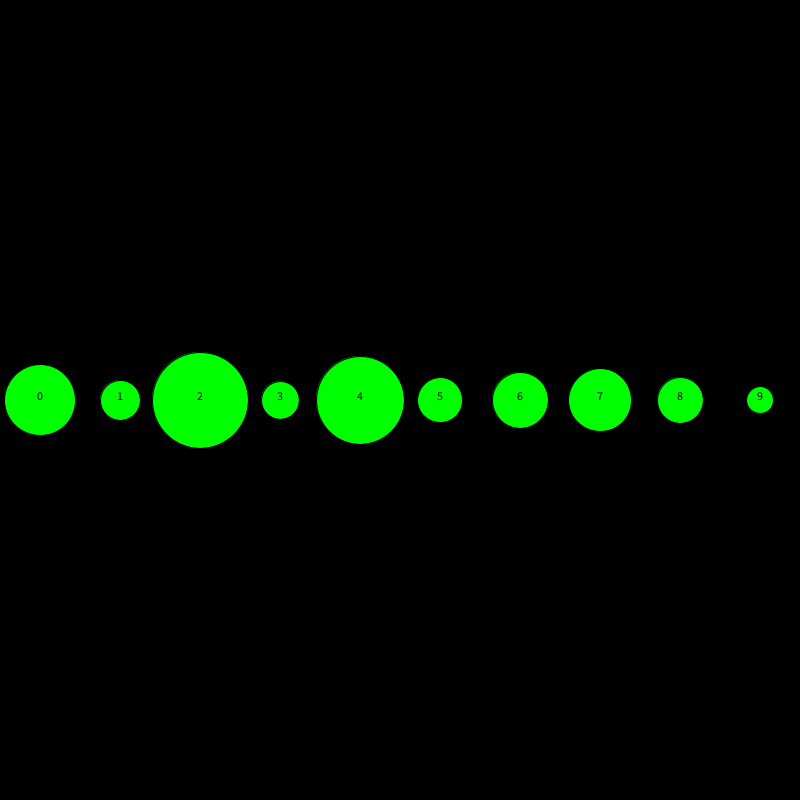
Frame 1 (no input)
Frame 60 (the mouse pressed at the canvas centre just before this capture): identical to frame 1, image omitted
Frame 120 (the mouse held since frame 60 and released just before this capture): identical to frame 1, image omitted

The Processing sketch that drew this single still picture (run headless with seeded random() and noise(); from frame 60 on, the mouse is pressed at the canvas centre):

// Processing sketch: SelectionsortCircles
// ── SelectionsortCircles.pde
////////PRESS 'S' TO SWITCH THE SORTING ORDER///////////////



Circle[] ArrayOfCircles = new Circle[10];

class Circle
{
  int CircleX;
  int CircleY = height/2;
  int CircleRadius;  //Changing Property


  Circle(int r)
  {    
    CircleRadius = r ;
  }
}

void setup()
{
  size(800, 800);
  background(0);
  int Spacing = width/ ArrayOfCircles.length ;  //spacing of the circles
  int Index = 0;
  while (Index < ArrayOfCircles.length)
  {
    ArrayOfCircles[Index] = NoParameterFunction();
    ArrayOfCircles[Index].CircleX = Spacing/2 + (Index*Spacing);
    drawCircle(ArrayOfCircles[Index], Index);
    Index++;
  }
}

//function with no parameters
Circle NoParameterFunction()
{ 
  Circle C1 = new Circle ((int)random(40, 200));

  return C1;
}

//function to draw the circles
void drawCircle(Circle C2, int b)
{
  fill(0, 255, 0);
  ellipse(C2.CircleX, C2.CircleY, C2.CircleRadius/2, C2.CircleRadius/2);
  fill(0);
  textAlign(CENTER);
  text(b, C2.CircleX, C2.CircleY);
}

//Function to sort the circles out
void selectionSort(Circle[] ArrayOfCircles2)
{
  background(0);
  int currentStartIndex = 1;
  //Nested while loop to draw the circles after the sort
  while (currentStartIndex < ArrayOfCircles.length)
  {
    int innerIndex = currentStartIndex;
    while (innerIndex > 0 &&
      ArrayOfCircles[innerIndex].CircleRadius < ArrayOfCircles[innerIndex - 1].CircleRadius)
    {
      int temporaryX = ArrayOfCircles[innerIndex - 1].CircleX;
      Circle temp = ArrayOfCircles[innerIndex-1];

      ArrayOfCircles[innerIndex-1].CircleX = ArrayOfCircles[innerIndex].CircleX;
      ArrayOfCircles[innerIndex-1] = ArrayOfCircles[innerIndex];
      ArrayOfCircles[innerIndex].CircleX = temporaryX;

      ArrayOfCircles[innerIndex] = temp;

      

      innerIndex--;
    }

    currentStartIndex++;
  }
 int Index = 0;
 while( Index < ArrayOfCircles.length )
 {
   drawCircle(ArrayOfCircles[Index], Index);
   Index++;
 }
}

void draw()
{
}
//void pressed to switch the sorting order after the 's' key is pressed
void keyPressed()
{

  switch(key)
  {
  case 's':

    selectionSort(ArrayOfCircles);
    break;
  }
}
